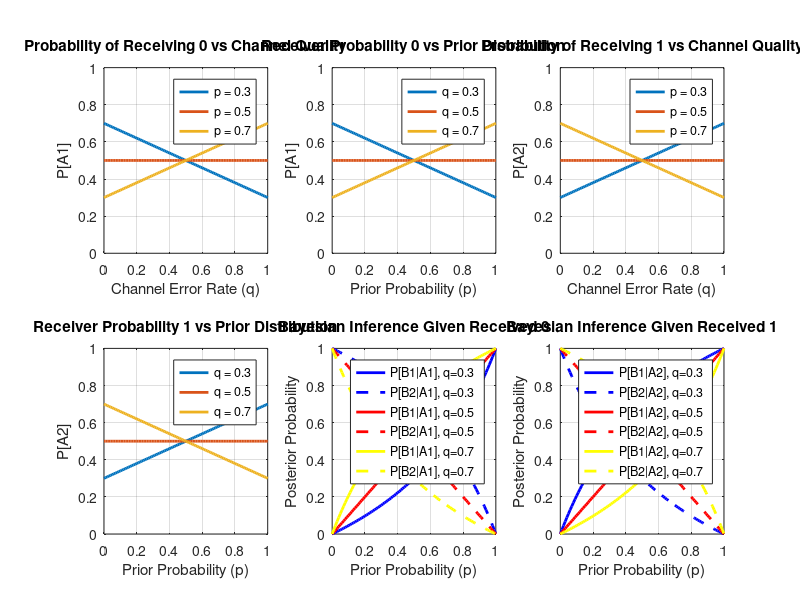

Source code (MATLAB): (Note: this script raises an error after producing the figure.)
% Parameters setup
p_values = [0.3 0.5 0.7]; % Prior probability values
q_values = [0.3 0.5 0.7]; % Channel quality values
p_range = 0:0.01:1;       % Range for prior probability
q_range = 0:0.01:1;       % Range for channel quality

% Create figure with 6 subplots
figure('Position', [100 100 1200 800]);

% Figure 1: P[A1] vs q for different p values
subplot(2,3,1)
for i = 1:length(p_values)
    p = p_values(i);
    % P[A1] = P[A1|B1]P[B1] + P[A1|B2]P[B2] = q*p + (1-q)*(1-p)
    PA1 = q_range.*p + (1-q_range).*(1-p);
    plot(q_range, PA1, 'LineWidth', 2); hold on;
end
xlabel('Channel Error Rate (q)');
ylabel('P[A1]');
title('Probability of Receiving 0 vs Channel Quality');
legend('p = 0.3', 'p = 0.5', 'p = 0.7', 'Location', 'best');
grid on; ylim([0 1]);

% Figure 2: P[A1] vs p for different q values
subplot(2,3,2)
for i = 1:length(q_values)
    q = q_values(i);
    % P[A1] = q*p + (1-q)*(1-p)
    PA1 = q.*p_range + (1-q).*(1-p_range);
    plot(p_range, PA1, 'LineWidth', 2); hold on;
end
xlabel('Prior Probability (p)');
ylabel('P[A1]');
title('Receiver Probability 0 vs Prior Distribution');
legend('q = 0.3', 'q = 0.5', 'q = 0.7', 'Location', 'best');
grid on; ylim([0 1]);

% Figure 3: P[A2] vs q for different p values
subplot(2,3,3)
for i = 1:length(p_values)
    p = p_values(i);
    % P[A2] = P[A2|B1]P[B1] + P[A2|B2]P[B2] = (1-q)*p + q*(1-p)
    PA2 = (1-q_range).*p + q_range.*(1-p);
    plot(q_range, PA2, 'LineWidth', 2); hold on;
end
xlabel('Channel Error Rate (q)');
ylabel('P[A2]');
title('Probability of Receiving 1 vs Channel Quality');
legend('p = 0.3', 'p = 0.5', 'p = 0.7', 'Location', 'best');
grid on; ylim([0 1]);

% Figure 4: P[A2] vs p for different q values
subplot(2,3,4)
for i = 1:length(q_values)
    q = q_values(i);
    % P[A2] = (1-q)*p + q*(1-p)
    PA2 = (1-q).*p_range + q.*(1-p_range);
    plot(p_range, PA2, 'LineWidth', 2); hold on;
end
xlabel('Prior Probability (p)');
ylabel('P[A2]');
title('Receiver Probability 1 vs Prior Distribution');
legend('q = 0.3', 'q = 0.5', 'q = 0.7', 'Location', 'best');
grid on; ylim([0 1]);

% Figure 5: P[B1|A1] and P[B2|A1] vs p for different q values
subplot(2,3,5)
colors = {'blue', 'red', 'yellow'};
for i = 1:length(q_values)
    q = q_values(i);
    % Calculate P[A1] first
    PA1 = q.*p_range + (1-q).*(1-p_range);
    
    % P[B1|A1] = P[A1|B1]P[B1]/P[A1] = (q*p)/(q*p + (1-q)*(1-p))
    PB1A1 = (q.*p_range) ./ PA1;
    
    % P[B2|A1] = P[A1|B2]P[B2]/P[A1] = ((1-q)*(1-p))/(q*p + (1-q)*(1-p))
    PB2A1 = ((1-q).*(1-p_range)) ./ PA1;
    
    % Plot both posterior probabilities
    plot(p_range, PB1A1, 'Color', colors{i}, 'LineWidth', 2); hold on;
    plot(p_range, PB2A1, '--', 'Color', colors{i}, 'LineWidth', 2);
end
xlabel('Prior Probability (p)');
ylabel('Posterior Probability');
title('Bayesian Inference Given Received 0');
legend('P[B1|A1], q=0.3', 'P[B2|A1], q=0.3', 'P[B1|A1], q=0.5', 'P[B2|A1], q=0.5', 'P[B1|A1], q=0.7', 'P[B2|A1], q=0.7', 'Location', 'best');
grid on; ylim([0 1]);

% Figure 6: P[B1|A2] and P[B2|A2] vs p for different q values
subplot(2,3,6)
for i = 1:length(q_values)
    q = q_values(i);
    % Calculate P[A2] first
    PA2 = (1-q).*p_range + q.*(1-p_range);
    
    % P[B1|A2] = P[A2|B1]P[B1]/P[A2] = ((1-q)*p)/((1-q)*p + q*(1-p))
    PB1A2 = ((1-q).*p_range) ./ PA2;
    
    % P[B2|A2] = P[A2|B2]P[B2]/P[A2] = (q*(1-p))/((1-q)*p + q*(1-p))
    PB2A2 = (q.*(1-p_range)) ./ PA2;
    
    % Plot both posterior probabilities
    plot(p_range, PB1A2, 'Color', colors{i}, 'LineWidth', 2); hold on;
    plot(p_range, PB2A2, '--', 'Color', colors{i}, 'LineWidth', 2);
end
xlabel('Prior Probability (p)');
ylabel('Posterior Probability');
title('Bayesian Inference Given Received 1');
legend('P[B1|A2], q=0.3', 'P[B2|A2], q=0.3', 'P[B1|A2], q=0.5', 'P[B2|A2], q=0.5', 'P[B1|A2], q=0.7', 'P[B2|A2], q=0.7', 'Location', 'best');
grid on; ylim([0 1]);

% Format figure
set(gcf, 'color', 'w');
sgtitle('Comprehensive BSC Analysis with Bayesian Decision Theory', 'FontSize', 14);

% Save figure with high resolution
print('BSC_Analysis_Professional', '-dpng', '-r300');
